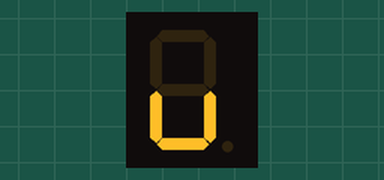
Simulated run of this sketch. Board: Arduino Uno, built with avr-gcc and run on an emulated ATmega328P. Parts: 1-digit seven-segment display. Wiring (inferred from the names in the program): 1-digit 7-segment display, segments lit when HIGH: segments pin 5, pin 6, pin 7, pin 8, pin 9, pin 10, pin 11. The segment pins are drawn as the display they are named for.

Above: at 0.1 s.
At 0.6 s:
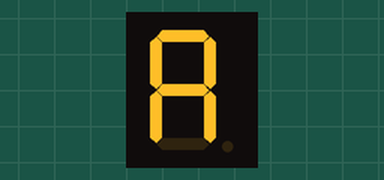
At 1.1 s:
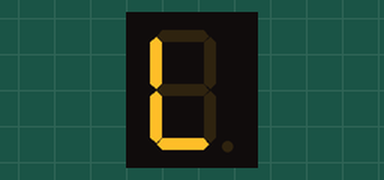
At 1.6 s:
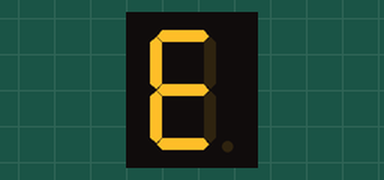
At 2.1 s:
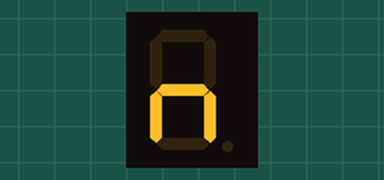
At 3.1 s:
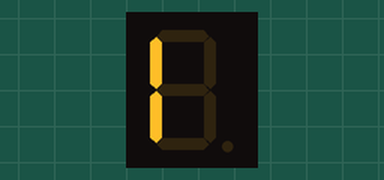

Measured:
- by itself, everything shown: repeats every 3.5 s, in 7 steps
- what the display in image 1 shows lasts 0.5 s, from 0.5 s to 1.0 s

The sketch:

Display_7_seg_3.ino
```cpp
/**********************************************************************************
**                                                                               **
**                              DISPLAY 7 SEG 3                                  **
**                                                                               **
** VALENTÍ ESPEJO RODRIGUEZ                                    20/03/2017        **
**********************************************************************************/

//******************************* INCLUDES ****************************************

//******************************* VARIABLES ***************************************
const int A = 5; // define each light in each pin
const int B = 6;
const int C = 7;
const int D = 8;
const int E = 9;
const int F = 10;
const int G = 11;
int pausa = 500;
//******************************** SETUP ******************************************
void setup()
{
  pinMode(A, OUTPUT);     // definir el pin 5 com una sortida
  pinMode(B, OUTPUT);     // definir el pin 6 com una sortida
  pinMode(C, OUTPUT);     // definir el pin 7 com una sortida
  pinMode(D, OUTPUT);     // definir el pin 8 com una sortida
  pinMode(E, OUTPUT);     // definir el pin 9 com una sortida
  pinMode(F, OUTPUT);     // definir el pin 10 com una sortida
  pinMode(G, OUTPUT);     // definir el pin 11 com una sortida

}
//********************************* LOOP ******************************************
void loop()
{
  // número V
  digitalWrite(B, LOW);
  digitalWrite(C, HIGH);
  digitalWrite(A, LOW);
  digitalWrite(D, HIGH);
  digitalWrite(E, HIGH);
  digitalWrite(F, LOW);
  digitalWrite(G, LOW);

  delay(pausa);

  // número A
  digitalWrite(A, HIGH);
  digitalWrite(B, HIGH);
  digitalWrite(C, HIGH);
  digitalWrite(D, LOW);
  digitalWrite(E, HIGH);
  digitalWrite(F, HIGH);
  digitalWrite(G, HIGH);

  delay(pausa);

  // número L
  digitalWrite(A, LOW);
  digitalWrite(B, LOW);
  digitalWrite(C, LOW);
  digitalWrite(D, HIGH);
  digitalWrite(E, HIGH);
  digitalWrite(F, HIGH);
  digitalWrite(G, LOW);

  delay(pausa);

  // número E
  digitalWrite(A, HIGH);
  digitalWrite(B, LOW);
  digitalWrite(C, LOW);
  digitalWrite(D, HIGH);
  digitalWrite(E, HIGH);
  digitalWrite(F, HIGH);
  digitalWrite(G, HIGH);

  delay(pausa);

  // número N
  digitalWrite(A, LOW);
  digitalWrite(B, LOW);
  digitalWrite(C, HIGH);
  digitalWrite(D, LOW);
  digitalWrite(E, HIGH);
  digitalWrite(F, LOW);
  digitalWrite(G, HIGH);

  delay(pausa);

   // número T
  digitalWrite(A, LOW);
  digitalWrite(B, LOW);
  digitalWrite(C, LOW);
  digitalWrite(D, HIGH);
  digitalWrite(E, HIGH);
  digitalWrite(F, HIGH);
  digitalWrite(G, HIGH);

  delay(pausa);

  // número I
  digitalWrite(A, LOW);
  digitalWrite(B, LOW);
  digitalWrite(C, LOW);
  digitalWrite(D, LOW);
  digitalWrite(E, HIGH);
  digitalWrite(F, HIGH);
  digitalWrite(G, LOW);

  delay(pausa);

}
//******************************* FUNCIONS ****************************************
```
